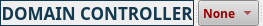
      <widget class="QSplitter" name="dcSplitter">
       <property name="sizePolicy">
        <sizepolicy hsizetype="Preferred" vsizetype="Preferred">
         <horstretch>0</horstretch>
         <verstretch>0</verstretch>
        </sizepolicy>
       </property>
       <property name="orientation">
        <enum>Qt::Orientation::Horizontal</enum>
       </property>
       <widget class="QLabel" name="dcLbl">
        <property name="enabled">
         <bool>true</bool>
        </property>
        <property name="sizePolicy">
         <sizepolicy hsizetype="Minimum" vsizetype="Fixed">
          <horstretch>0</horstretch>
          <verstretch>0</verstretch>
         </sizepolicy>
        </property>
        <property name="font">
         <font>
          <family>Futura</family>
          <pointsize>13</pointsize>
          <bold>true</bold>
          <underline>false</underline>
          <kerning>true</kerning>
         </font>
        </property>
        <property name="styleSheet">
         <string notr="true">color: rgb(18, 57, 79);</string>
        </property>
        <property name="frameShape">
         <enum>QFrame::Shape::Box</enum>
        </property>
        <property name="text">
         <string>DOMAIN CONTROLLER</string>
        </property>
        <property name="alignment">
         <set>Qt::AlignmentFlag::AlignCenter</set>
        </property>
        <property name="wordWrap">
         <bool>false</bool>
        </property>
        <property name="textInteractionFlags">
         <set>Qt::TextInteractionFlag::NoTextInteraction</set>
        </property>
       </widget>
       <widget class="QComboBox" name="dcComboBox">
        <property name="sizePolicy">
         <sizepolicy hsizetype="Maximum" vsizetype="Minimum">
          <horstretch>0</horstretch>
          <verstretch>0</verstretch>
         </sizepolicy>
        </property>
        <property name="maximumSize">
         <size>
          <width>80</width>
          <height>16777215</height>
         </size>
        </property>
        <property name="font">
         <font>
          <family>Heiti TC</family>
          <bold>true</bold>
          <underline>false</underline>
          <kerning>true</kerning>
         </font>
        </property>
        <property name="mouseTracking">
         <bool>false</bool>
        </property>
        <property name="toolTip">
         <string># of instances to provision</string>
        </property>
        <property name="layoutDirection">
         <enum>Qt::LayoutDirection::LeftToRight</enum>
        </property>
        <property name="autoFillBackground">
         <bool>false</bool>
        </property>
        <property name="styleSheet">
         <string notr="true">background-color: rgb(192, 192, 192);
color: rgb(153, 0, 0);</string>
        </property>
        <property name="editable">
         <bool>false</bool>
        </property>
        <property name="sizeAdjustPolicy">
         <enum>QComboBox::SizeAdjustPolicy::AdjustToContentsOnFirstShow</enum>
        </property>
        <item>
         <property name="text">
          <string>None</string>
         </property>
        </item>
        <item>
         <property name="text">
          <string>1</string>
         </property>
        </item>
        <item>
         <property name="text">
          <string>2</string>
         </property>
        </item>
       </widget>
       <widget class="Line" name="dcLine">
        <property name="sizePolicy">
         <sizepolicy hsizetype="Maximum" vsizetype="Fixed">
          <horstretch>0</horstretch>
          <verstretch>0</verstretch>
         </sizepolicy>
        </property>
        <property name="minimumSize">
         <size>
          <width>0</width>
          <height>0</height>
         </size>
        </property>
        <property name="maximumSize">
         <size>
          <width>120</width>
          <height>16777215</height>
         </size>
        </property>
        <property name="orientation">
         <enum>Qt::Orientation::Horizontal</enum>
        </property>
       </widget>
      </widget>
